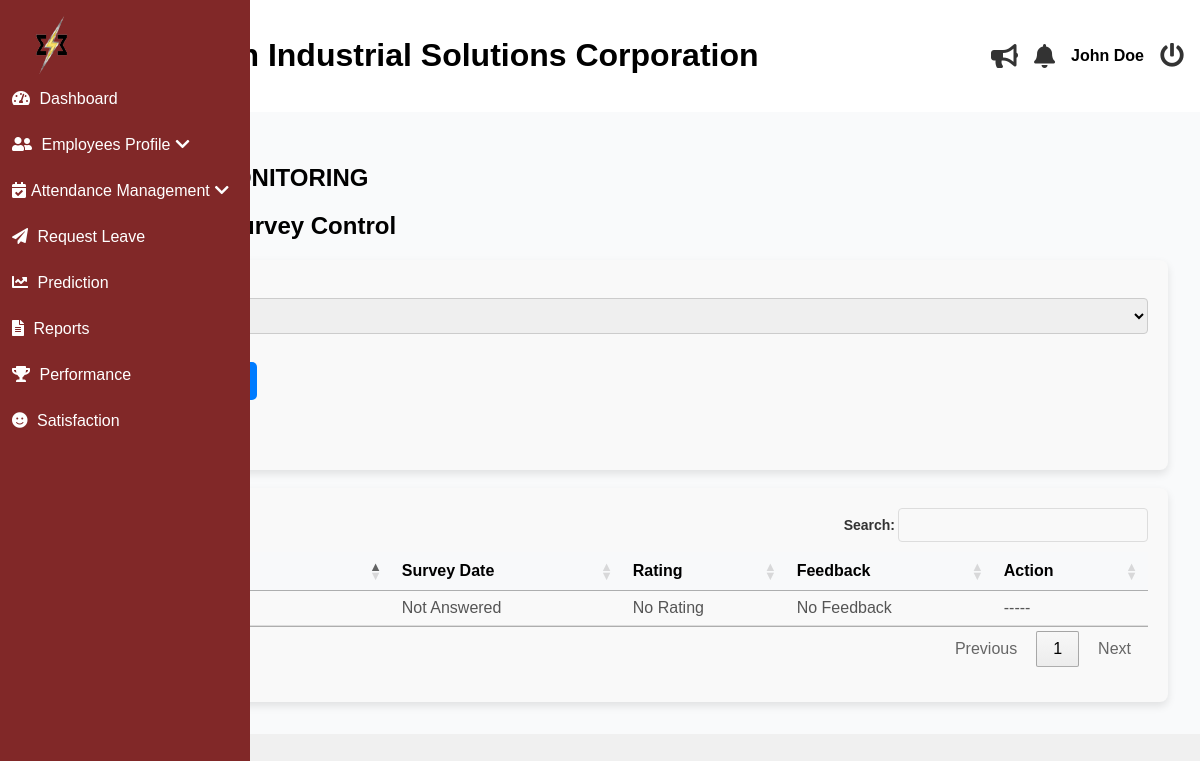
The page /admin/satisfaction.php (signed in) on the database as committed earlier.
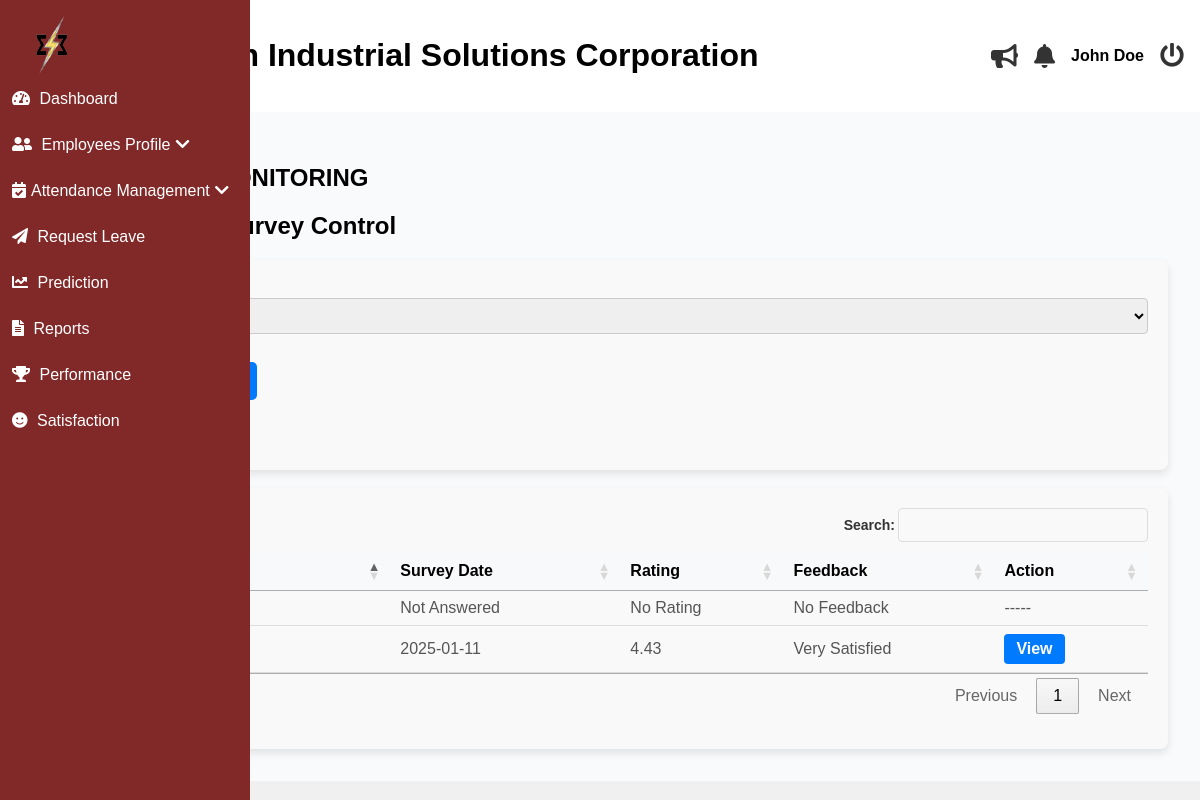
The same page on the database as committed later.
### tables this page shows
CREATE TABLE `employees` (
  `id` int(11) NOT NULL,
  `last_name` varchar(255) NOT NULL,
  `first_name` varchar(255) NOT NULL,
  `middle_name` varchar(255) NOT NULL,
  `suffix` varchar(255) NOT NULL,
  `gender` varchar(32) NOT NULL,
  `email` varchar(100) NOT NULL,
  `position` varchar(255) NOT NULL,
  `hire_date` date NOT NULL,
  `department` varchar(255) NOT NULL,
  `employment_status` varchar(255) NOT NULL,
  `employee_id` int(20) NOT NULL,
  `user_type` int(11) NOT NULL DEFAULT 2 COMMENT '1=admin, 2=staff, 3=super admin',
  `password` varchar(255) NOT NULL,
  `e_status` int(11) NOT NULL DEFAULT 1,
  `date_of_birth` date DEFAULT NULL,
  `contact_number` varchar(20) DEFAULT NULL,
  `perma_address` text DEFAULT NULL,
  `civil_status` varchar(10) DEFAULT NULL,
  `sss_number` varchar(15) DEFAULT NULL,
  `philhealth_number` varchar(15) DEFAULT NULL,
  `pagibig_number` varchar(15) DEFAULT NULL,
  `tin_number` varchar(15) DEFAULT NULL,
  `emergency_contact_name` varchar(50) DEFAULT NULL,
  `emergency_contact_number` varchar(15) DEFAULT NULL,
  `educational_background` enum('High School Graduate','Vocational Graduate','College Undergraduate','College Graduate','Postgraduate') DEFAULT NULL,
  `skills` text DEFAULT NULL,
  `username` varchar(255) NOT NULL,
  `sick_leave` int(11) NOT NULL DEFAULT 0,
  `vacation_leave` int(11) NOT NULL DEFAULT 0,
  `maternity_leave` int(11) NOT NULL DEFAULT 0,
  `paternity_leave` int(11) NOT NULL DEFAULT 0,
  `medical` mediumblob DEFAULT NULL,
  `tor` mediumblob DEFAULT NULL,
  `nbi_clearance` mediumblob DEFAULT NULL,
  `resume` mediumblob DEFAULT NULL,
  `prc` mediumblob DEFAULT NULL,
  `others` mediumblob DEFAULT NULL,
  `is_archived` tinyint(1) DEFAULT 0
);

CREATE TABLE `job_satisfaction_surveys` (
  `survey_id` int(11) NOT NULL,
  `employee_id` int(20) NOT NULL,
  `survey_date` date NOT NULL,
  `questions` longtext NOT NULL CHECK (json_valid(`questions`)),
  `overall_rating` decimal(5,2) NOT NULL,
  `rating_description` varchar(50) GENERATED ALWAYS AS (case when `overall_rating` between 4.00 and 5.00 then 'Very Satisfied' when `overall_rating` between 3.00 and 3.99 then 'Neutral' when `overall_rating` between 1.00 and 2.99 then 'Very Dissatisfied' else 'Undefined' end) VIRTUAL
);

### admin/satisfaction.php (the view, shortened to what this page needs)
<?php include('header.php'); ?>
<?php include('includes/sideBar.php'); ?>
<link rel="stylesheet" href="https://cdn.datatables.net/1.13.5/css/jquery.dataTables.min.css" />
<main class="main-content">
    <section id="dashboard">
        <h2>SATISFACTION MONITORING</h2>
        <?php
        $conn = mysqli_connect('localhost', 'root', '', 'esetech');
        $status_sql = "SELECT status FROM job_satisfaction_form_status WHERE status_id = 1";
        $status_result = mysqli_query($conn, $status_sql);
        if ($status_result && mysqli_num_rows($status_result) > 0) {
            $status_row = mysqli_fetch_assoc($status_result);
            $current_status = $status_row['status'];
        } else {
            $current_status = 'Closed';
        }
        ?>
        <h2>Job Satisfaction Survey Control</h2>
        <form method="POST" class="evaluation-form">
            <div class="form-group">
            <label for="status">Survey Status:</label>
            <select name="status" id="status">
                <option value="Open" <?php echo ($current_status == 'Open') ? 'selected' : ''; ?>>Open</option>
            </select>
            <br><br>
            <button type="submit">Update Survey Status</button>
        </form>
        <p>Current Form Status: <?php echo $current_status; ?></p>
    </div>
    <br>
        <form method="POST" class="evaluation-form">
            <div class="form-group">
        <?php
        $query = "
            SELECT
                e.employee_id,
                CONCAT(e.first_name, ' ', e.middle_name, ' ', e.last_name) AS full_name,
                ss.survey_id,
                ss.survey_date,
                ss.overall_rating,
                ss.rating_description
            FROM employees e
            LEFT JOIN job_satisfaction_surveys ss
            ON e.employee_id = ss.employee_id
        ";
        $result = mysqli_query($conn, $query);
        if ($result) {
            echo '<table id="myTable">';
            echo '<thead><tr><th>Employee Name</th><th>Survey Date</th><th>Rating</th><th>Feedback</th><th>Action</th></tr></thead>';
            echo '<tbody>';
            while ($row = mysqli_fetch_assoc($result)) {
                echo '<tr>';
                echo '<td>' . htmlspecialchars($row['full_name']) . '</td>';
                echo '<td>' . ($row['survey_date'] ? $row['survey_date'] : 'Not Answered') . '</td>';
                echo '<td>' . ($row['overall_rating'] ? $row['overall_rating'] : 'No Rating') . '</td>';
                echo '<td>' . ($row['rating_description'] ? $row['rating_description'] : 'No Feedback') . '</td>';
                if ($row['survey_date'] != null || $row['overall_rating'] != null || $row['rating_description'] != null) {
                    echo '<td>'
                        . '<div class="action-buttons">'
                            . '<a href="view_satisfaction?id=' . $row['survey_id'] . '" class="btn">View</a>'
                        . '</div>'
                    . '</td>';
                } else {
                    echo '<td>-----</td>';
                }
                echo '</tr>';
            }
            echo '</tbody>';
            echo '</table>';
        }
        ?>
        </div>
    </form>
<?php include('footer.php'); ?>

Rows that differ between the two databases and show on the page:
added job_satisfaction_surveys: survey_date "2025-01-11", overall_rating "4.43", rating_description "Very Satisfied"
